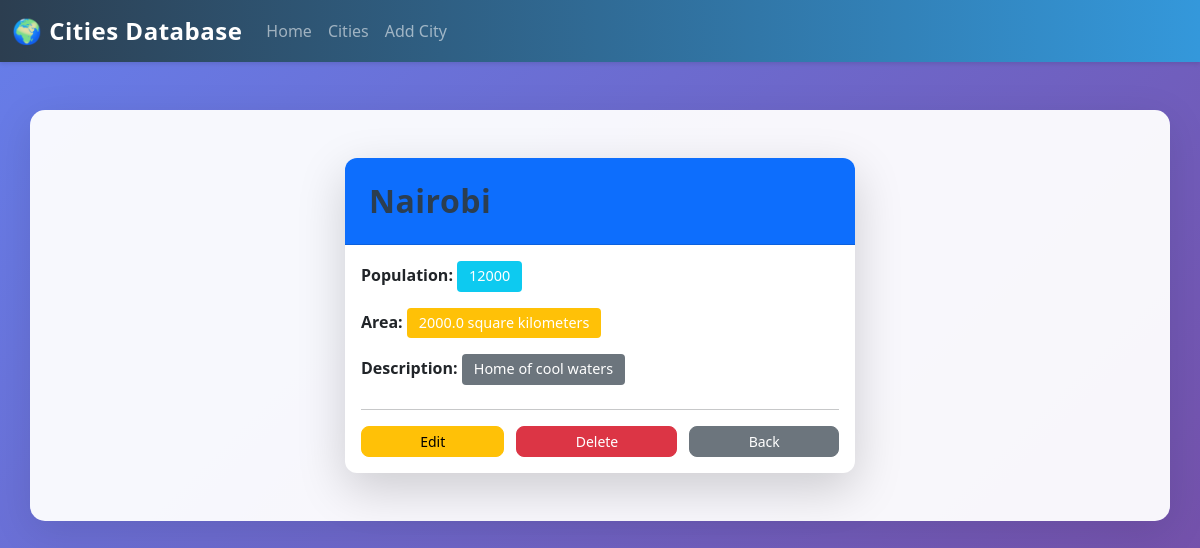
Screenshot of /firstDjango/city/2/ with the database file from the repository.
### firstDjango/models.py (models this page shows, shortened)
class City(models.Model):
    name=models.CharField(max_length=200)
    population=models.IntegerField()
    area=models.FloatField()
    description=models.CharField(max_length=255)
    updated_at=models.DateTimeField(auto_now=True)
    created_at=models.DateTimeField(auto_now_add=True)

### firstDjango/views.py (the view)
# urls.py: path('city/<int:pk>/', views.City_detail, name='city-detail'),
def City_detail(request, pk):
    city = get_object_or_404(City, pk=pk)
    context = {"city": city}
    return render(request, 'city_details.html', context)

### templates/city_details.html
{% extends 'main.html' %}
{% block content %}
<div class="container mt-5">
    <div class="row justify-content-center">
        <div class="col-md-6">
            <div class="card shadow-lg">
                <div class="card-header bg-primary text-white">
                    <h2 class="card-title mb-0">{{ city.name }}</h2>
                </div>
                <div class="card-body">
                    <div class="mb-4">
                        <p><strong>Population:</strong> <span class="badge bg-info">{{ city.population }}</span></p>
                        <p><strong>Area:</strong> <span class="badge bg-warning">{{ city.area }} square kilometers</span></p>
                        <p><strong>Description:</strong> <span class="badge bg-secondary">{{ city.description }}</span></p>
                    </div>
                    <hr>
                    <div class="d-flex gap-2">
                        <a href="{% url 'update-city' city.pk %}" class="btn btn-warning btn-sm flex-grow-1">Edit</a>
                        <a href="{% url 'delete-city' city.pk %}" class="btn btn-danger btn-sm flex-grow-1">Delete</a>
                        <a href="{% url 'fetchAll' %}" class="btn btn-secondary btn-sm flex-grow-1">Back</a>
                    </div>
                </div>
            </div>
        </div>
    </div>
</div>
{% endblock %}

### templates/main.html (style rules this page uses)
:root { --primary-color: #2c3e50; --secondary-color: #3498db; --accent-color: #e74c3c; }
body { background: linear-gradient(135deg, #667eea 0%, #764ba2 100%); min-height: 100vh; font-family: 'Segoe UI', Tahoma, Geneva, Verdana, sans-serif; }
.card { border: none; border-radius: 12px; overflow: hidden; transition: all 0.3s ease; }
.card-header { padding: 1.5rem; font-weight: 600; letter-spacing: 0.5px; }
.btn { border-radius: 8px; font-weight: 500; transition: all 0.3s ease; }
.badge { padding: 0.5rem 0.75rem; font-size: 0.9rem; font-weight: 500; }
.container { background: rgba(255, 255, 255, 0.95); border-radius: 15px; padding: 3rem; margin-top: 2rem; margin-bottom: 2rem; box-shadow: 0 10px 40px rgba(0,0,0,0.1); }
h1, h2, h3, h4, h5, h6 { color: var(--primary-color); font-weight: 600; }
.gap-2 { gap: 0.75rem !important; }

### rows the page displays
City: name "Nairobi", population "12000", area "2000.0", description "Home of cool waters"
